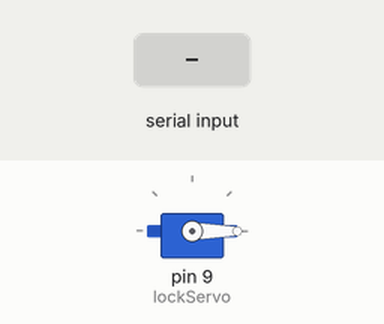
Simulated run of this sketch. Board: Arduino Uno, built with avr-gcc and run on an emulated ATmega328P. Shown: servo. The inputs (shaded band) are chosen by the test bench.

Above: at 1.2 s.
1.3 s: "1" received over Serial
At 1.7 s:
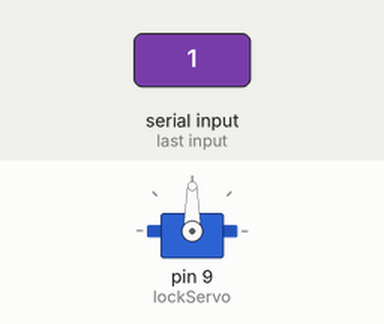
Timing chart, 0 to 7.8 s (numbered marks = the images above; inputs shaded):
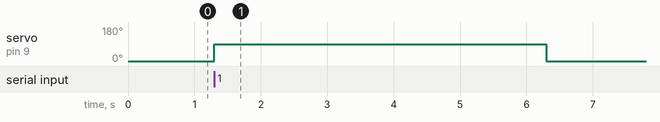

Measured:
- after the input at 1.3 s, servo on pin 9 (lockServo): 0° → 90° at once, → 0° 5.0 s later

The sketch:

ephemeral-bluetooth-otp-lock.ino
```cpp
#include <Servo.h>

Servo lockServo;

char data;

void setup() {
  Serial.begin(9600);   // Bluetooth communication
  lockServo.attach(9);  // Servo signal pin
  lockServo.write(0);   // Locked position
}

void loop() {

  if (Serial.available() > 0) {
    data = Serial.read();

    if (data == '1') {        // Correct OTP
      lockServo.write(90);    // Unlock
      delay(5000);            // Stay open 5 sec
      lockServo.write(0);     // Lock again
    }

    if (data == '0') {        // Wrong OTP
      // Do nothing (remain locked)
    }
  }
}
```
